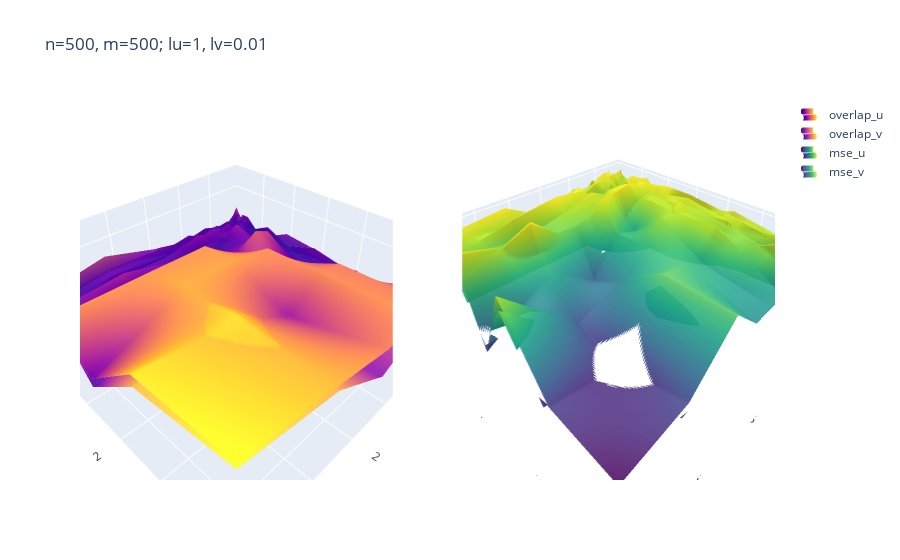

Notebook code cell kept with this figure:
### Code cell
# OVERLAP AND MSE RUN 2 _ U et V séparés!

from plotly.subplots import make_subplots

array_u_overlap, array_v_overlap=overlap_at_final_iteration_2.mean(axis=1).T

array_u_overlap=array_u_overlap.reshape(len(list_value_1),len(list_value_2))
array_v_overlap=array_v_overlap.reshape(len(list_value_1),len(list_value_2))
#array_v_overlap=array_v_overlap+0.1

array_u_mse, array_v_mse=mse_at_final_iteration_2.mean(axis=1).T

array_u_mse=array_u_mse.reshape(len(list_value_1),len(list_value_2))
array_v_mse=array_v_mse.reshape(len(list_value_1),len(list_value_2))
#array_v_mse=array_v_mse+0.1

fig = make_subplots(rows=1, cols=2, specs=[[{'type': 'surface'}, {'type': 'surface'}]])
fig.add_trace(go.Surface(z=array_u_overlap, x=list_value_2, y=list_value_1,
                         name="overlap_u", showscale=False),
             row=1, col=1)
fig.add_trace(go.Surface(z=array_v_overlap, x=list_value_2, y=list_value_1,
                         name="overlap_v", showscale=False, opacity=0.9),
             row=1, col=1)

fig.add_trace(go.Surface(z=array_u_mse, x=list_value_2, y=list_value_1,
                         name="mse_u", showscale=False, colorscale ='viridis'),
             row=1, col=2)
fig.add_trace(go.Surface(z=array_v_mse, x=list_value_2, y=list_value_1,
                         name="mse_v", showscale=False,colorscale ='viridis', opacity=0.9),
             row=1, col=2)

fig.update_layout(
    title=f"n={name_n_2}, m={name_m_2}; lu={lambda_u_val_2}, lv={lambda_v_val_2}",
)
fig.update_layout(scene = dict(
                    xaxis_title=name_value_2,
                    yaxis_title=name_value_1,
                    zaxis_title="overlap"),
                  scene2 = dict(
                    xaxis_title=name_value_2,
                    yaxis_title=name_value_1,
                    zaxis_title="mse"),
               autosize=False, width=1000, height=500)
fig.update_traces(showlegend=True)

fig.show()
path=f"{FILE_PATH}n={name_n_2}_m={name_m_2}_lu={lambda_u_val_2}_lv={lambda_v_val_2}_uv.html"
fig.write_html(path)
